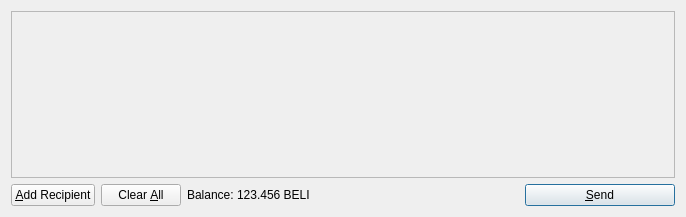
<?xml version="1.0" encoding="UTF-8"?>
<ui version="4.0">
 <class>SendCoinsDialog</class>
 <widget class="QDialog" name="SendCoinsDialog">
  <property name="geometry">
   <rect>
    <x>0</x>
    <y>0</y>
    <width>686</width>
    <height>217</height>
   </rect>
  </property>
  <property name="windowTitle">
   <string>Send Coins</string>
  </property>
  <layout class="QVBoxLayout" name="verticalLayout">
   <item>
    <widget class="QScrollArea" name="scrollArea">
     <property name="widgetResizable">
      <bool>true</bool>
     </property>
     <widget class="QWidget" name="scrollAreaWidgetContents">
      <property name="geometry">
       <rect>
        <x>0</x>
        <y>0</y>
        <width>666</width>
        <height>165</height>
       </rect>
      </property>
      <layout class="QVBoxLayout" name="verticalLayout_2">
       <property name="margin">
        <number>0</number>
       </property>
       <item>
        <layout class="QVBoxLayout" name="entries">
         <property name="spacing">
          <number>6</number>
         </property>
        </layout>
       </item>
       <item>
        <spacer name="verticalSpacer">
         <property name="orientation">
          <enum>Qt::Vertical</enum>
         </property>
         <property name="sizeHint" stdset="0">
          <size>
           <width>20</width>
           <height>40</height>
          </size>
         </property>
        </spacer>
       </item>
      </layout>
     </widget>
    </widget>
   </item>
   <item>
    <layout class="QHBoxLayout" name="horizontalLayout">
     <item>
      <widget class="QPushButton" name="addButton">
       <property name="toolTip">
        <string>Send to multiple recipients at once</string>
       </property>
       <property name="text">
        <string>&amp;Add Recipient</string>
       </property>
       <property name="icon">
        <iconset resource="../bitcoin.qrc">
         <normaloff>:/icons/add</normaloff>:/icons/add</iconset>
       </property>
       <property name="autoDefault">
        <bool>false</bool>
       </property>
      </widget>
     </item>
     <item>
      <widget class="QPushButton" name="clearButton">
       <property name="sizePolicy">
        <sizepolicy hsizetype="Minimum" vsizetype="Fixed">
         <horstretch>0</horstretch>
         <verstretch>0</verstretch>
        </sizepolicy>
       </property>
       <property name="toolTip">
        <string>Remove all transaction fields</string>
       </property>
       <property name="text">
        <string>Clear &amp;All</string>
       </property>
       <property name="icon">
        <iconset resource="../bitcoin.qrc">
         <normaloff>:/icons/remove</normaloff>:/icons/remove</iconset>
       </property>
       <property name="autoRepeatDelay">
        <number>300</number>
       </property>
       <property name="autoDefault">
        <bool>false</bool>
       </property>
      </widget>
     </item>
     <item>
      <layout class="QHBoxLayout" name="horizontalLayout_2">
       <property name="spacing">
        <number>3</number>
       </property>
       <item>
        <widget class="QLabel" name="label">
         <property name="text">
          <string>Balance:</string>
         </property>
        </widget>
       </item>
       <item>
        <widget class="QLabel" name="labelBalance">
         <property name="cursor">
          <cursorShape>IBeamCursor</cursorShape>
         </property>
         <property name="text">
          <string>123.456 BELI</string>
         </property>
         <property name="textInteractionFlags">
          <set>Qt::LinksAccessibleByMouse|Qt::TextSelectableByKeyboard|Qt::TextSelectableByMouse</set>
         </property>
        </widget>
       </item>
      </layout>
     </item>
     <item>
      <spacer name="horizontalSpacer">
       <property name="orientation">
        <enum>Qt::Horizontal</enum>
       </property>
       <property name="sizeHint" stdset="0">
        <size>
         <width>40</width>
         <height>20</height>
        </size>
       </property>
      </spacer>
     </item>
     <item>
      <widget class="QPushButton" name="sendButton">
       <property name="minimumSize">
        <size>
         <width>150</width>
         <height>0</height>
        </size>
       </property>
       <property name="toolTip">
        <string>Confirm the send action</string>
       </property>
       <property name="text">
        <string>&amp;Send</string>
       </property>
       <property name="icon">
        <iconset resource="../bitcoin.qrc">
         <normaloff>:/icons/send</normaloff>:/icons/send</iconset>
       </property>
       <property name="default">
        <bool>true</bool>
       </property>
      </widget>
     </item>
    </layout>
   </item>
  </layout>
 </widget>
 <resources>
  <include location="../bitcoin.qrc"/>
 </resources>
 <connections/>
</ui>
